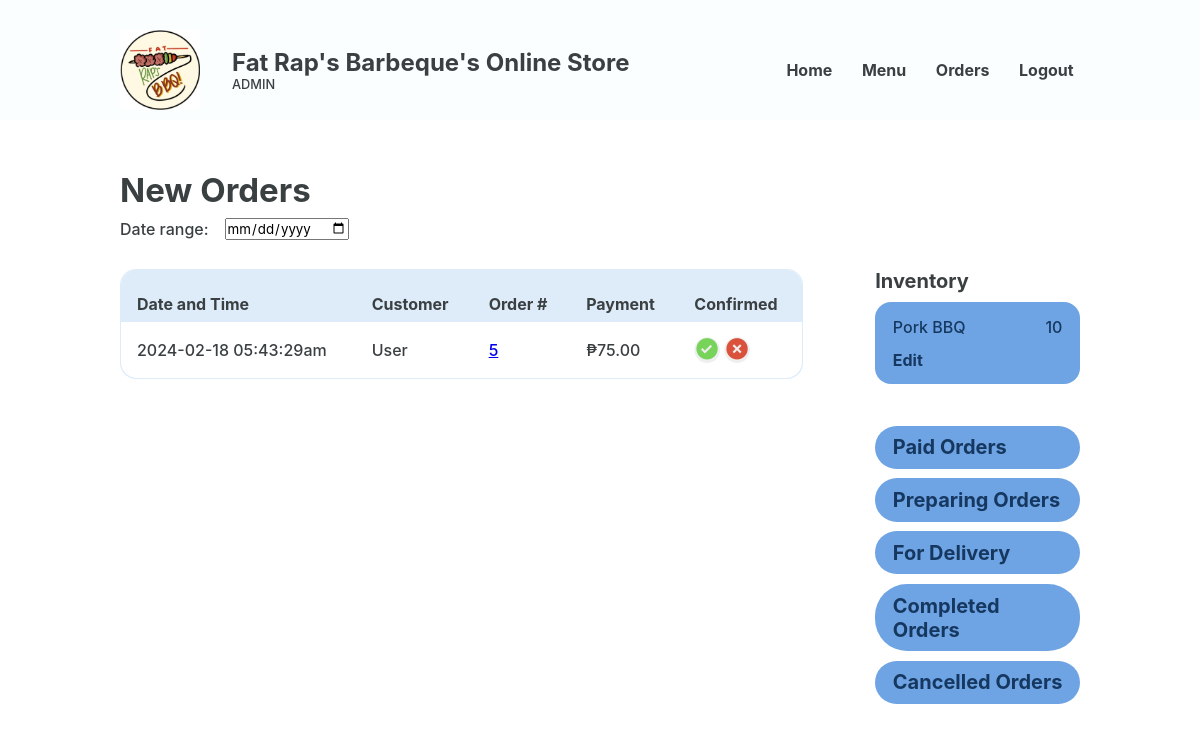
The page /Website/admin-new-orders.php on the database as committed earlier.
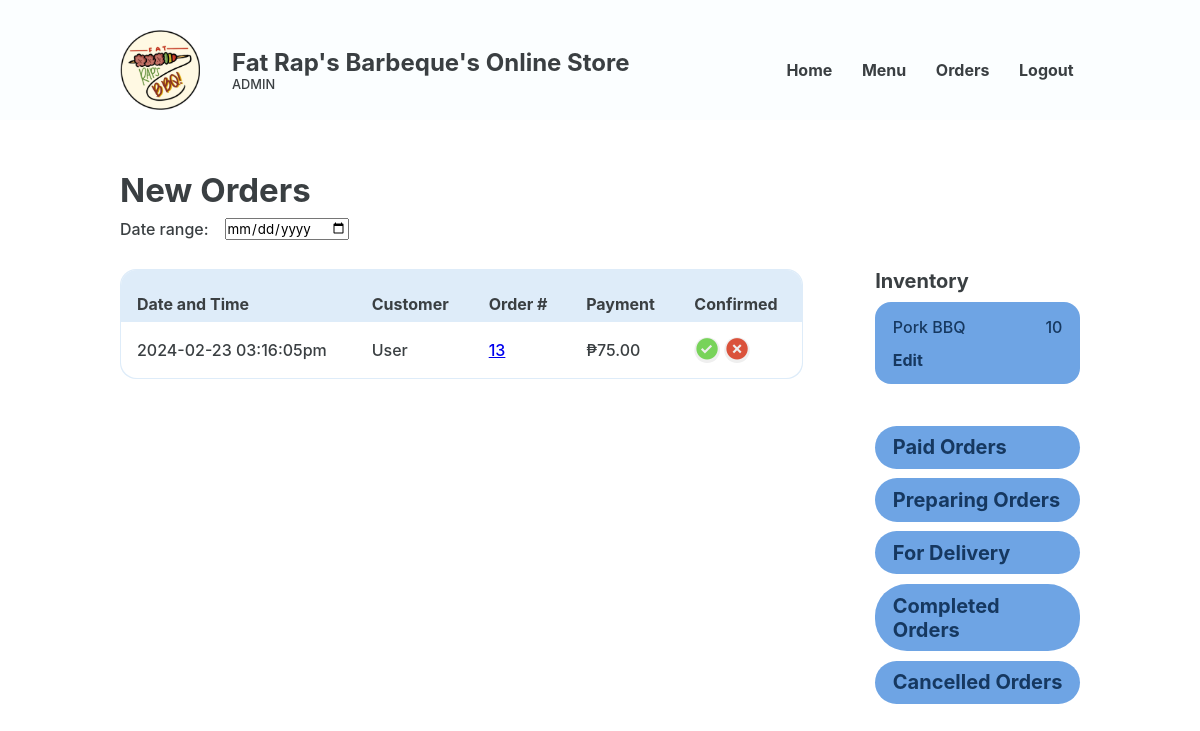
The same page on the database as committed later.
### tables this page shows
CREATE TABLE `placed_order` (
  `PLACED_ORDER_ID` int(18) UNSIGNED NOT NULL,
  `CUS_ID` int(18) NOT NULL,
  `CUS_NAME` varchar(20) NOT NULL,
  `CUS_NUMBER` varchar(11) NOT NULL,
  `CUS_EMAIL` varchar(35) NOT NULL,
  `PLACED_ORDER_DATE` varchar(50) NOT NULL,
  `PLACED_ORDER_TOTAL` decimal(10,2) NOT NULL,
  `DELIVERY_ADDRESS` varchar(255) NOT NULL,
  `DELIVERY_DATE` varchar(50) NOT NULL,
  `PLACED_ORDER_STATUS` varchar(50) NOT NULL,
  `PLACED_ORDER_CONFIRMATION` varchar(50) NOT NULL,
  `PLACED_ORDER_TRACKER` varchar(16) NOT NULL
);

### Website/admin-new-orders.php (the view, shortened to what this page needs)
<?php
@include 'constants.php';
?>
<!DOCTYPE html>
<html lang="en">
<head>
    <link rel="stylesheet" href="header-styles.css">
    <link rel="stylesheet" href="admin-styles.css">
    <link href='https://unpkg.com/boxicons@2.1.4/css/boxicons.min.css' rel='stylesheet'>
</head>
<body>
    <header class="backend">
        <div class="header-container">
            <div class="website-title">
                <img id="logo" src="images/client-logo.jpg">
                <div class="text">
                    <h1>Fat Rap's Barbeque's Online Store</h1>
                    <p>ADMIN</p>
                </div>
            </div>
            <nav>
                <ul>
                    <li><a href="#">Home</a></li>
                    <li><a href="#">Menu</a></li>
                    <li><a href="#">Orders</a></li>
                    <li><a href="logout.php">Logout</a></li>
                </ul>
            </nav>
        </div>
    </header>
    <main>
        <section class="section">
            <div class="section-heading">
                <h2>New Orders</h2>
                <div class="inline">
                    <p>Date range:</p>
                    <input type="date">
                </div>
            </div>
            <section class="section-body">
                <section class="main-section table-wrapper">
                    <table class="alternating">
                        <tr>
                            <th class="header">Date and Time</th>
                            <th class="header">Customer</th>
                            <th class="header">Order #</th>
                            <th class="header">Payment</th>
                            <th class="header">Confirmed</th>
                        </tr>
                        <?php
                        $sql = "SELECT * FROM placed_order";
                        $res = mysqli_query($conn, $sql);
                        $count = mysqli_num_rows($res);
                        if ($count > 0) {
                            while ($row = mysqli_fetch_assoc($res)) {
                                $PLACED_ORDER_ID = $row['PLACED_ORDER_ID'];
                                $CUS_ID = $row['CUS_ID'];
                                $CUS_NAME = $row['CUS_NAME'];
                                $PLACED_ORDER_DATE = $row['PLACED_ORDER_DATE'];
                                $PLACED_ORDER_TOTAL = $row['PLACED_ORDER_TOTAL'];
                        ?>
                                <tr>
                                    <td data-cell="Date and Time"><?php echo $PLACED_ORDER_DATE ?></td>
                                    <td data-cell="customer"><?php echo $CUS_NAME ?></td>
                                    <td data-cell="Order #"><a href="<?php echo SITEURL?>admin-order-details.php?CUS_ID=<?php echo $CUS_ID; ?>"><?php echo $PLACED_ORDER_ID ?></a></td>
                                    <td data-cell="Payment">₱<?php echo $PLACED_ORDER_TOTAL ?></td>
                                    <td data-cell="Confimed">
                                        <div class="btn-wrapper">
                                            <form method="POST">
                                                <button class="btn-check" name="confirmed"><i class='bx bxs-check-circle'></i></button>
                                                <button class="btn-cross" name="not-confirmed"><i class='bx bxs-x-circle'></i></button>
                                            </form>
                                        </div>
                                    </td>
                                </tr>
                        <?php
                            }
                        } else {
                            echo "<div class='error'>No Order Found</div>";
                        }
                        ?>
                    </table>
                </section>
                <section class="side-menu">
                    <div class="group inventory">
                        <h3>Inventory</h3>
                        <div class="inventory-box">
                            <div class="inline">
                                <p>Pork BBQ</p>
                                <p class="number">10</p>
                            </div>
                            <a href="" class="edit">Edit</a>
                        </div>
                    </div>
                    <div class="group">
                        <a href="" class="view big-font">Paid Orders</a>
                        <a href="" class="view big-font">Preparing Orders</a>
                        <a href="" class="view big-font">For Delivery</a>
                        <a href="" class="view big-font">Completed Orders</a>
                        <a href="" class="view big-font">Cancelled Orders</a>
                    </div>
                </section>
            </section>
        </section>
    </main>
</body>
</html>

Rows that differ between the two databases and show on the page:
removed placed_order: PLACED_ORDER_DATE "2024-02-18 05:43:29am", CUS_NAME "User", PLACED_ORDER_ID "5", PLACED_ORDER_TOTAL "75.00"
added placed_order: PLACED_ORDER_DATE "2024-02-23 03:16:05pm", CUS_NAME "User", PLACED_ORDER_ID "13", PLACED_ORDER_TOTAL "75.00"
